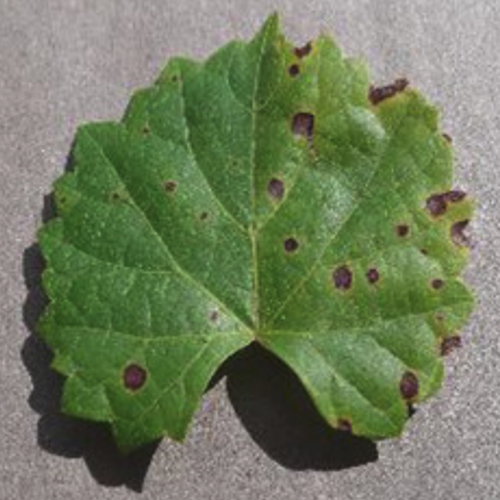
//> input picture unhealth.png, 500 x 500 px
$ ./Source   (built with g++ and OpenCV 4)
//> lines starting //> are read from the running program, lines starting //| are printed output that depends on the picture; after the words box and inside, x2 and y2 are one past the last pixel; in counts of white or black regions, pixels touching at a corner belong together
#include <opencv2/opencv.hpp>
#include <opencv2/imgproc.hpp>
#include <iostream>
#include <stdio.h>
#include <vector>
#include <algorithm>
#include <fstream>
#include <string>

using namespace cv;
using namespace std;

// Solution #1 - by 20201514 LeeHyunSoo
// 1. Find proportion of GREEN(plant) in First IMG -> proportion 'default'
// 2. Set as DEFAULT
// 3. Find proportion of GREEN in Current IMG -> proportion 'current'
// 4. Compare
//upload

Mat imgCVT(Mat img, Mat img_hsv, Mat mask);

int main() {
	//i) masking - show

	Mat unhealth = imread("unhealth.png");
//> unhealth is the input picture: 500 rows x 500 cols, CV_8UC3; mean B, G, R 94.2, 125.2, 112.5
	Mat unhealth_hsv, unhealth_mask;
	unhealth_mask = imgCVT(unhealth, unhealth_hsv, unhealth_mask);
//> in imgCVT, `cvtColor(img, img_hsv, COLOR_BGR2HSV);`: img_hsv: 500 rows x 500 cols, CV_8UC3; mean H, S, V 54.9, 76.5, 128.2
//> in imgCVT, `inRange(img_hsv, lower_green, upper_green, mask);`:
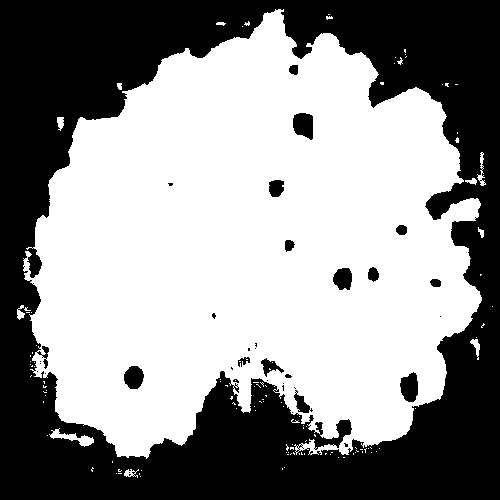
//> mask: 500 rows x 500 cols, CV_8UC1; 56.8% white; 35 black regions (20 under 20 px)
//> in imgCVT, `GaussianBlur(mask, mask, Size(7, 7), 0);`:
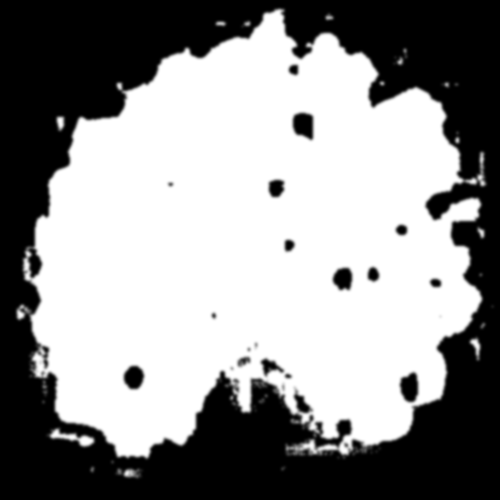
//> mask: 500 rows x 500 cols, CV_8UC1; 11.01% of pixels changed, all inside (x1, y1, x2, y2) = (14, 6, 496, 481)

	vector<vector<Point>> contours;
	vector<Vec4i> hierarchy;

	findContours(unhealth_mask, contours, hierarchy, RETR_LIST, CHAIN_APPROX_SIMPLE);
//> contours = 32 contours, 8 with area under 20; largest, box (x1, y1, x2, y2) and area: (14, 6, 489, 466) 154719, (113, 466, 145, 481) 356, (467, 334, 483, 363) 278, (391, 46, 410, 68) 244, (295, 115, 311, 136) 232
	cout << "contours size : " << contours.size() << endl;
//| contours size : 32

	vector<vector<Point>> conPoly(contours.size());
//> conPoly = 32 empty contours

	for (int i = 0; i < contours.size(); i++) {
		float peri = arcLength(contours[i], true);
		approxPolyDP(contours[i], conPoly[i], 0.001 * peri, true);
		cout << " Area: " << contourArea(contours[i]) << endl;
		drawContours(unhealth, conPoly, i, Scalar(0, 0, 255), 3);
		imshow("result", unhealth);
	}
//> this loop made 32 passes
//> peri on passes 1 to 12: 84.04, 27.9, 31.31, 5.66, 21.31, 34.14, 30.38, 60.63, 7.66, 60.04, 50.53, 5.66
//|  Area: 355.5
//|  Area: 55.5
//|  Area: 69
//|  Area: 2
//|  Area: 22
//|  Area: 77
//|  Area: 31.5
//|  Area: 105
//> (output is shown up to pass 8 of 32)
//> pass 1, `imshow("result", unhealth);`:
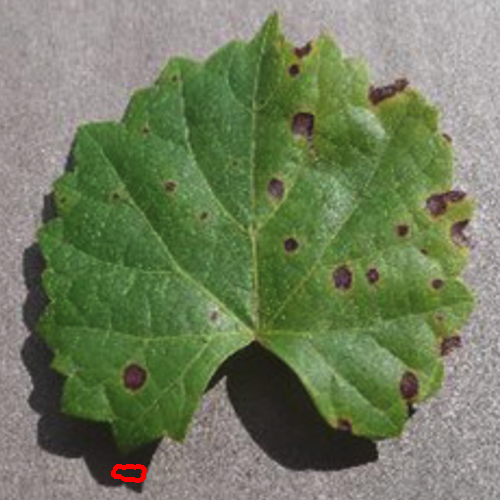
//> window 'result': 500 rows x 500 cols, CV_8UC3; mean B, G, R 94.1, 125.1, 112.8
//> after the loop:
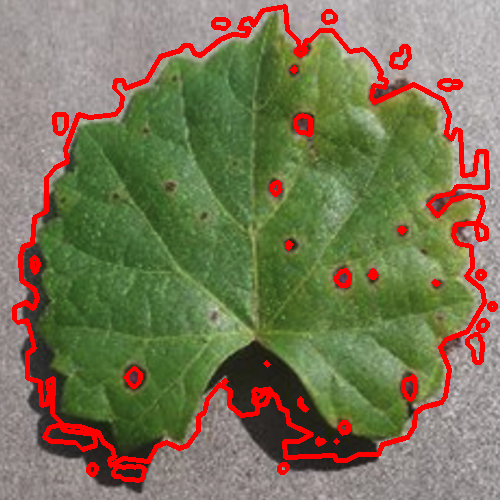
//> unhealth: 500 rows x 500 cols, CV_8UC3; 6.69% of pixels changed, all inside (x1, y1, x2, y2) = (12, 4, 498, 483)

	std::ofstream ofs("test.txt");
	if (ofs.fail())
	{
		std::cerr << "Error!" << std::endl;
		return -1;
	}
	ofs << contours.size() << endl;

	//imshow("health", health);
	imshow("mask", unhealth_mask);
	imshow("result", unhealth);
	waitKey(0);

	return 0;
}

Mat imgCVT(Mat img, Mat img_hsv, Mat mask) {
	cvtColor(img, img_hsv, COLOR_BGR2HSV);
	//Test at https://ko.rakko.tools/tools/30/
	//H : 85(60)~135(95)
	//S : 60   153~255
	//V : 70   178~255
	Scalar lower_green = Scalar(25, 0, 0);
	Scalar upper_green = Scalar(70, 255, 255);
	inRange(img_hsv, lower_green, upper_green, mask);
	GaussianBlur(mask, mask, Size(7, 7), 0);
	return mask;

}

$ run again, with grape_health.png copied over unhealth.png
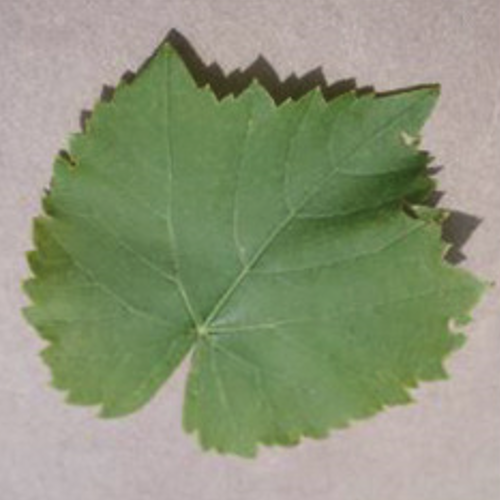
//> input picture grape_health.png, 500 x 500 px
//> unhealth is the input picture: 500 rows x 500 cols, CV_8UC3; mean B, G, R 121.9, 149.8, 141.4
//> img_hsv: 500 rows x 500 cols, CV_8UC3; mean H, S, V 44.5, 62.1, 155.2
//> in imgCVT, `GaussianBlur(mask, mask, Size(7, 7), 0);`:
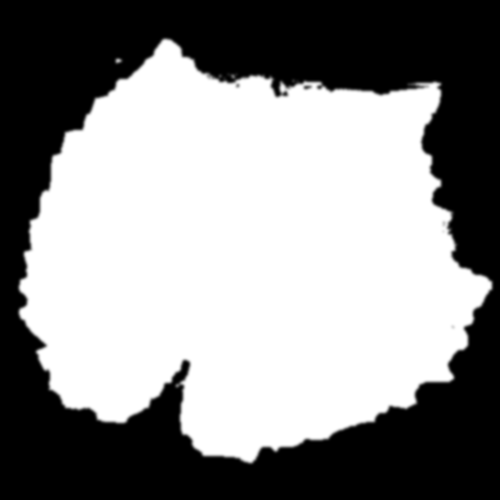
//> mask: 500 rows x 500 cols, CV_8UC1; min 0, max 255, mean 140.9
//> contours = 4 contours, 1 with area under 20; largest, box (x1, y1, x2, y2) and area: (16, 36, 495, 466) 144044, (113, 56, 125, 66) 88, (174, 363, 188, 382) 58
//| contours size : 4
//> conPoly = 4 empty contours
//> the loop `for (int i = 0; i < contours.size(); i++)` made 4 passes
//> peri on passes 1 to 4: 49.7, 12.49, 35.9, 1826.1
//> (printed output is left out)
//> after the loop `for (int i = 0; i < contours.size(); i++)`:
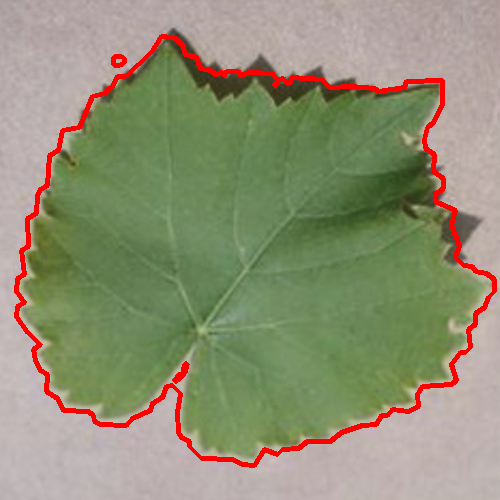
//> unhealth: 500 rows x 500 cols, CV_8UC3; 3.49% of pixels changed, all inside (x1, y1, x2, y2) = (14, 34, 497, 468)

$ run again, with umhealth.png copied over unhealth.png
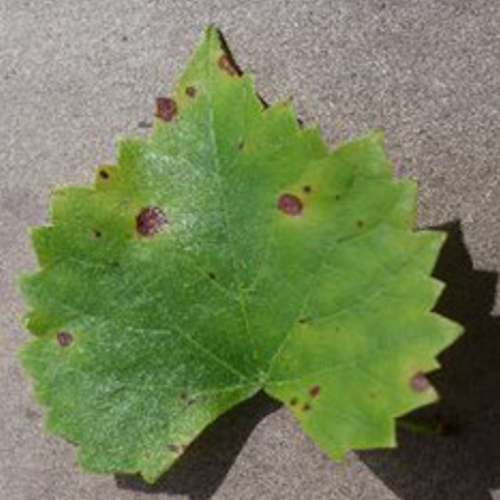
//> input picture umhealth.png, 500 x 500 px
//> unhealth is the input picture: 500 rows x 500 cols, CV_8UC3; mean B, G, R 89.6, 130, 116.3
//> img_hsv: 500 rows x 500 cols, CV_8UC3; mean H, S, V 30.1, 90.4, 133.9
//> in imgCVT, `GaussianBlur(mask, mask, Size(7, 7), 0);`:
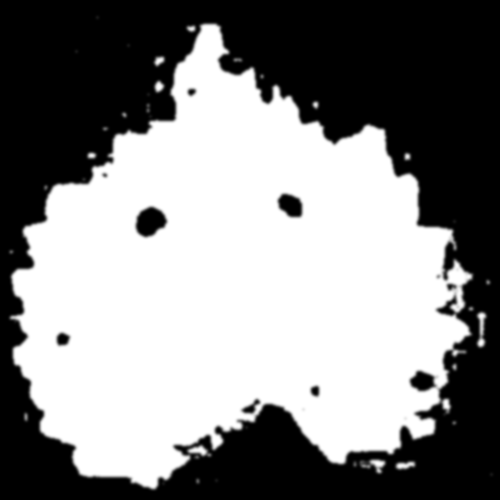
//> mask: 500 rows x 500 cols, CV_8UC1; min 0, max 255, mean 134.5
//> contours = 32 contours, 5 with area under 20; largest, box (x1, y1, x2, y2) and area: (7, 21, 489, 492) 141037, (351, 457, 388, 476) 452, (138, 209, 164, 234) 393, (393, 459, 418, 472) 251, (281, 196, 300, 215) 219
//| contours size : 32
//> conPoly = 32 empty contours
//> the loop `for (int i = 0; i < contours.size(); i++)` made 32 passes
//> peri on passes 1 to 8: 21.66, 29.07, 21.66, 66.14, 101.7, 26.97, 27.07, 36.49
//> (printed output is left out)
//> after the loop `for (int i = 0; i < contours.size(); i++)`:
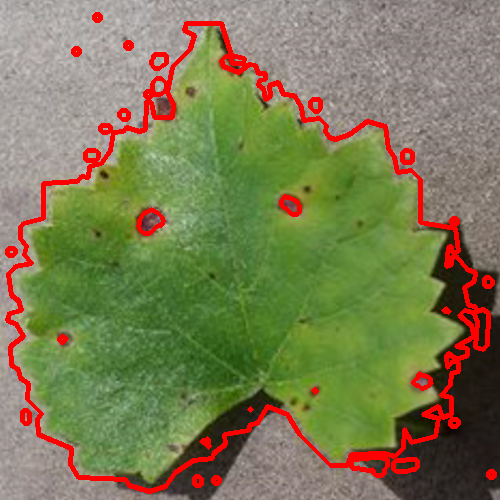
//> unhealth: 500 rows x 500 cols, CV_8UC3; 6.02% of pixels changed, all inside (x1, y1, x2, y2) = (5, 12, 497, 494)
